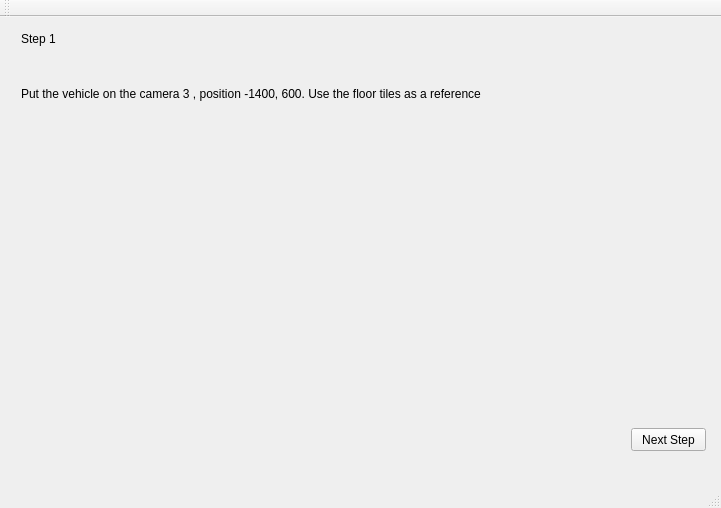
<?xml version="1.0" encoding="UTF-8"?>
<ui version="4.0">
 <class>fuzzy_window</class>
 <widget class="QMainWindow" name="fuzzy_window">
  <property name="geometry">
   <rect>
    <x>0</x>
    <y>0</y>
    <width>721</width>
    <height>508</height>
   </rect>
  </property>
  <property name="windowTitle">
   <string>proba</string>
  </property>
  <widget class="QWidget" name="centralWidget">
   <layout class="QGridLayout" name="gridLayout_2">
    <item row="0" column="0">
     <widget class="QStackedWidget" name="stackedWidget">
      <property name="currentIndex">
       <number>0</number>
      </property>
      <widget class="QWidget" name="page_0">
       <widget class="QPushButton" name="next0Button">
        <property name="geometry">
         <rect>
          <x>620</x>
          <y>400</y>
          <width>75</width>
          <height>23</height>
         </rect>
        </property>
        <property name="text">
         <string>Next Step</string>
        </property>
       </widget>
       <widget class="QLabel" name="label">
        <property name="geometry">
         <rect>
          <x>10</x>
          <y>0</y>
          <width>61</width>
          <height>21</height>
         </rect>
        </property>
        <property name="text">
         <string>Step 1</string>
        </property>
       </widget>
       <widget class="QLabel" name="label_3">
        <property name="geometry">
         <rect>
          <x>10</x>
          <y>30</y>
          <width>581</width>
          <height>71</height>
         </rect>
        </property>
        <property name="text">
         <string>Put the vehicle on the camera 3 , position -1400, 600. Use the floor tiles as a reference</string>
        </property>
       </widget>
       <widget class="QLabel" name="label_14">
        <property name="geometry">
         <rect>
          <x>400</x>
          <y>100</y>
          <width>291</width>
          <height>251</height>
         </rect>
        </property>
        <property name="text">
         <string/>
        </property>
        <property name="pixmap">
         <pixmap>real_image.png</pixmap>
        </property>
        <property name="scaledContents">
         <bool>true</bool>
        </property>
       </widget>
       <widget class="QLabel" name="label_13">
        <property name="geometry">
         <rect>
          <x>50</x>
          <y>100</y>
          <width>281</width>
          <height>251</height>
         </rect>
        </property>
        <property name="text">
         <string/>
        </property>
        <property name="pixmap">
         <pixmap>diagram.png</pixmap>
        </property>
        <property name="scaledContents">
         <bool>true</bool>
        </property>
       </widget>
      </widget>
      <widget class="QWidget" name="page_1">
       <widget class="QLabel" name="label_2">
        <property name="geometry">
         <rect>
          <x>10</x>
          <y>0</y>
          <width>51</width>
          <height>16</height>
         </rect>
        </property>
        <property name="text">
         <string>Step 2</string>
        </property>
       </widget>
       <widget class="QPushButton" name="next1Button">
        <property name="geometry">
         <rect>
          <x>620</x>
          <y>400</y>
          <width>75</width>
          <height>23</height>
         </rect>
        </property>
        <property name="text">
         <string>Next Step</string>
        </property>
       </widget>
       <widget class="QPushButton" name="prev1Button">
        <property name="geometry">
         <rect>
          <x>0</x>
          <y>400</y>
          <width>101</width>
          <height>23</height>
         </rect>
        </property>
        <property name="text">
         <string>Previous Step</string>
        </property>
       </widget>
       <widget class="QLabel" name="label_4">
        <property name="geometry">
         <rect>
          <x>10</x>
          <y>20</y>
          <width>331</width>
          <height>21</height>
         </rect>
        </property>
        <property name="text">
         <string>Connect the vehicle using the power cord</string>
        </property>
       </widget>
       <widget class="QLabel" name="label_5">
        <property name="geometry">
         <rect>
          <x>10</x>
          <y>170</y>
          <width>251</width>
          <height>16</height>
         </rect>
        </property>
        <property name="text">
         <string>Set the power source to 10 V 3A Vcc</string>
        </property>
       </widget>
       <widget class="QLabel" name="label_11">
        <property name="geometry">
         <rect>
          <x>20</x>
          <y>50</y>
          <width>221</width>
          <height>111</height>
         </rect>
        </property>
        <property name="text">
         <string>TextLabel</string>
        </property>
       </widget>
       <widget class="QLabel" name="label_12">
        <property name="geometry">
         <rect>
          <x>26</x>
          <y>216</y>
          <width>221</width>
          <height>131</height>
         </rect>
        </property>
        <property name="text">
         <string>TextLabel</string>
        </property>
       </widget>
      </widget>
      <widget class="QWidget" name="page_2">
       <widget class="QLabel" name="label_6">
        <property name="geometry">
         <rect>
          <x>10</x>
          <y>10</y>
          <width>51</width>
          <height>16</height>
         </rect>
        </property>
        <property name="text">
         <string>Step 3</string>
        </property>
       </widget>
       <widget class="QPushButton" name="next2Button">
        <property name="geometry">
         <rect>
          <x>620</x>
          <y>400</y>
          <width>75</width>
          <height>23</height>
         </rect>
        </property>
        <property name="text">
         <string>Next Step</string>
        </property>
       </widget>
       <widget class="QPushButton" name="prev2Button">
        <property name="geometry">
         <rect>
          <x>0</x>
          <y>400</y>
          <width>101</width>
          <height>23</height>
         </rect>
        </property>
        <property name="text">
         <string>Previous Step</string>
        </property>
       </widget>
       <widget class="QLabel" name="label_7">
        <property name="geometry">
         <rect>
          <x>10</x>
          <y>50</y>
          <width>311</width>
          <height>41</height>
         </rect>
        </property>
        <property name="font">
         <font>
          <pointsize>10</pointsize>
         </font>
        </property>
        <property name="text">
         <string>Do you want to start the calibration process?</string>
        </property>
       </widget>
       <widget class="QLabel" name="label_10">
        <property name="geometry">
         <rect>
          <x>10</x>
          <y>90</y>
          <width>311</width>
          <height>16</height>
         </rect>
        </property>
        <property name="text">
         <string>The vehicle is going to do some movements</string>
        </property>
       </widget>
       <widget class="QPushButton" name="Start_Button">
        <property name="geometry">
         <rect>
          <x>10</x>
          <y>120</y>
          <width>75</width>
          <height>23</height>
         </rect>
        </property>
        <property name="text">
         <string>Start</string>
        </property>
       </widget>
       <widget class="QLabel" name="label_ready">
        <property name="geometry">
         <rect>
          <x>420</x>
          <y>280</y>
          <width>171</width>
          <height>16</height>
         </rect>
        </property>
        <property name="text">
         <string>Calibration finished. Click on next</string>
        </property>
       </widget>
      </widget>
      <widget class="QWidget" name="page_3">
       <widget class="QLabel" name="label_8">
        <property name="geometry">
         <rect>
          <x>10</x>
          <y>10</y>
          <width>61</width>
          <height>16</height>
         </rect>
        </property>
        <property name="text">
         <string>Stage 4</string>
        </property>
       </widget>
       <widget class="QLabel" name="label_9">
        <property name="geometry">
         <rect>
          <x>50</x>
          <y>60</y>
          <width>141</width>
          <height>16</height>
         </rect>
        </property>
        <property name="font">
         <font>
          <pointsize>12</pointsize>
         </font>
        </property>
        <property name="text">
         <string>Calibration results</string>
        </property>
       </widget>
       <widget class="QPushButton" name="prev3Button">
        <property name="geometry">
         <rect>
          <x>0</x>
          <y>400</y>
          <width>101</width>
          <height>23</height>
         </rect>
        </property>
        <property name="sizePolicy">
         <sizepolicy hsizetype="Fixed" vsizetype="Fixed">
          <horstretch>0</horstretch>
          <verstretch>0</verstretch>
         </sizepolicy>
        </property>
        <property name="text">
         <string>Previous Step</string>
        </property>
       </widget>
       <widget class="QPushButton" name="next3Button">
        <property name="geometry">
         <rect>
          <x>620</x>
          <y>400</y>
          <width>75</width>
          <height>23</height>
         </rect>
        </property>
        <property name="sizePolicy">
         <sizepolicy hsizetype="Fixed" vsizetype="Fixed">
          <horstretch>0</horstretch>
          <verstretch>0</verstretch>
         </sizepolicy>
        </property>
        <property name="text">
         <string>Finish test</string>
        </property>
       </widget>
      </widget>
     </widget>
    </item>
   </layout>
  </widget>
  <widget class="QMenuBar" name="menuBar">
   <property name="geometry">
    <rect>
     <x>0</x>
     <y>0</y>
     <width>721</width>
     <height>25</height>
    </rect>
   </property>
  </widget>
  <widget class="QToolBar" name="mainToolBar">
   <attribute name="toolBarArea">
    <enum>TopToolBarArea</enum>
   </attribute>
   <attribute name="toolBarBreak">
    <bool>false</bool>
   </attribute>
  </widget>
  <widget class="QStatusBar" name="statusBar"/>
 </widget>
 <layoutdefault spacing="6" margin="11"/>
 <resources/>
 <connections/>
</ui>
